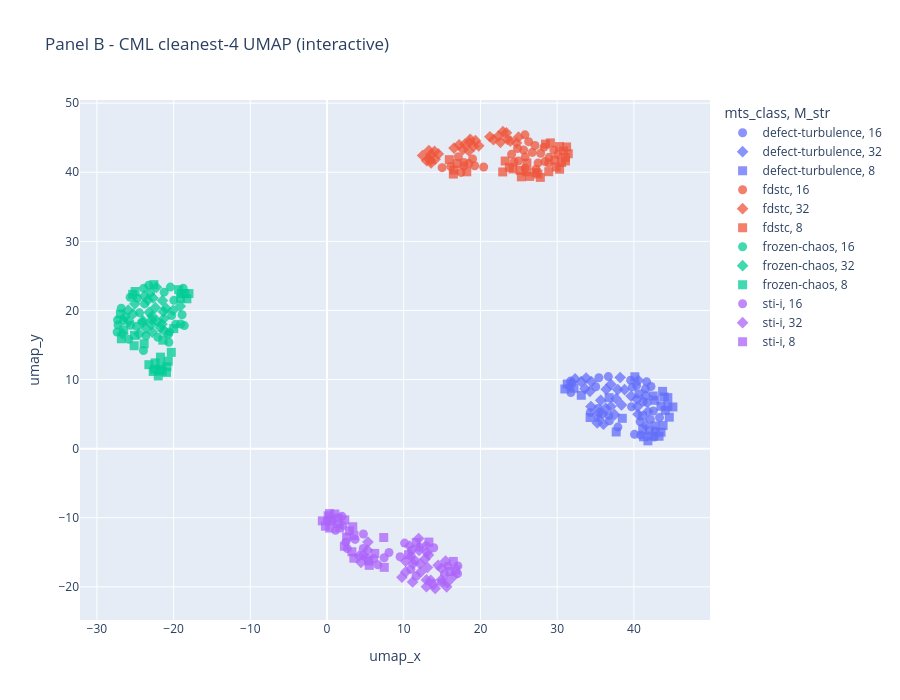

The notebook cell this image was saved under:
### Code cell
# interactive (exploration)
dfp = df_cml.assign(M_str=df_cml["M"].astype(str), instance_str=df_cml["instance"].astype(str))
fig = px.scatter(dfp, x="umap_x", y="umap_y", color="mts_class", symbol="M_str",
                 hover_data={"M": True, "T": True, "instance_str": True, "M_str": False,
                             "umap_x": ":.2f", "umap_y": ":.2f"},
                 title=f"Panel B - CML {SUBSET} UMAP (interactive)", width=900, height=700)
fig.update_traces(marker=dict(size=9, opacity=0.75)); fig.show()

### Figure 1 — Plotly figure (JSON) as saved in the notebook; plotly's stock layout.template omitted (floating-point values rounded to 4 significant figures)
{"data": [{"customdata": [[16, 1000, "0", "16"], [16, 1000, "1", "16"], [16, 1000, "2", "16"], [16, 1000, "3", "16"], [16, 1000, "4", "16"], [16, 1000, "5", "16"], [16, 1000, "6", "16"], [16, 1000, "7", "16"], [16, 1000, "8", "16"], [16, 1000, "9", "16"], [16, 2000, "0", "16"], [16, 2000, "1", "16"], [16, 2000, "2", "16"], [16, 2000, "3", "16"], [16, 2000, "4", "16"], [16, 2000, "5", "16"], [16, 2000, "6", "16"], [16, 2000, "7", "16"], [16, 2000, "8", "16"], [16, 2000, "9", "16"], [16, 500, "0", "16"], [16, 500, "1", "16"], [16, 500, "2", "16"], [16, 500, "3", "16"], [16, 500, "4", "16"], [16, 500, "5", "16"], [16, 500, "6", "16"], [16, 500, "7", "16"], [16, 500, "8", "16"], [16, 500, "9", "16"]], "hovertemplate": "mts_class=defect-turbulence<br>umap_x=%{x:.2f}<br>umap_y=%{y:.2f}<br>M=%{customdata[0]}<br>T=%{customdata[1]}<br>instance_str=%{customdata[2]}<extra></extra>", "legendgroup": "defect-turbulence, 16", "marker": {"color": "#636efa", "opacity": 0.75, "size": 9, "symbol": "circle"}, "mode": "markers", "name": "defect-turbulence, 16", "orientation": "v", "showlegend": true, "type": "scatter", "x": [39.8, 42.15, 39.7, 36.8, 40.35, 40.08, 40.8, 36.66, 37.91, 39.57, 40.89, 43.34, 42.53, 41.66, 42.22, 41.51, 42.65, 42.8, 41.2, 41.72, 31.62, 34.32, 35.34, 35.31, 35.02, 31.78, 35.43, 36.72, 31.75, 31.95], "xaxis": "x", "y": [8.939, 4.237, 6.064, 4.045, 9.153, 2.078, 3.925, 10.43, 3.127, 9.918, 1.979, 4.495, 5.452, 9.67, 8.997, 8.64, 1.681, 2.542, 6.781, 6.682, 8.941, 5.23, 4.454, 5.821, 8.968, 8.127, 10.27, 4.815, 9.782, 9.487], "yaxis": "y"}, {"customdata": [[32, 1000, "0", "32"], [32, 1000, "1", "32"], [32, 1000, "2", "32"], [32, 1000, "3", "32"], [32, 1000, "4", "32"], [32, 1000, "5", "32"], [32, 1000, "6", "32"], [32, 1000, "7", "32"], [32, 1000, "8", "32"], [32, 1000, "9", "32"], [32, 2000, "0", "32"], [32, 2000, "1", "32"], [32, 2000, "2", "32"], [32, 2000, "3", "32"], [32, 2000, "4", "32"], [32, 2000, "5", "32"], [32, 2000, "6", "32"], [32, 2000, "7", "32"], [32, 2000, "8", "32"], [32, 2000, "9", "32"], [32, 500, "0", "32"], [32, 500, "1", "32"], [32, 500, "2", "32"], [32, 500, "3", "32"], [32, 500, "4", "32"], [32, 500, "5", "32"], [32, 500, "6", "32"], [32, 500, "7", "32"], [32, 500, "8", "32"], [32, 500, "9", "32"]], "hovertemplate": "mts_class=defect-turbulence<br>umap_x=%{x:.2f}<br>umap_y=%{y:.2f}<br>M=%{customdata[0]}<br>T=%{customdata[1]}<br>instance_str=%{customdata[2]}<extra></extra>", "legendgroup": "defect-turbulence, 32", "marker": {"color": "#636efa", "opacity": 0.75, "size": 9, "symbol": "diamond"}, "mode": "markers", "name": "defect-turbulence, 32", "orientation": "v", "showlegend": true, "type": "scatter", "x": [38.38, 36.99, 37.89, 35.46, 36.03, 36.31, 37.48, 36.99, 36.39, 37.68, 41.82, 39.64, 40.54, 41.55, 41.54, 38.21, 40.56, 40.39, 40.48, 38.78, 34.4, 33.77, 34.27, 35.91, 32.33, 35.67, 33.62, 33.12, 35.22, 34.44], "xaxis": "x", "y": [6.338, 6.093, 8.547, 5.15, 3.549, 5.856, 4.916, 9.3, 8.59, 7.237, 5.382, 7.612, 4.983, 3.339, 7.665, 10.3, 9.89, 7.158, 6.089, 8.558, 6.097, 10.21, 8.294, 5.03, 10.09, 7.0, 8.683, 9.7, 3.723, 9.713], "yaxis": "y"}, {"customdata": [[8, 1000, "0", "8"], [8, 1000, "1", "8"], [8, 1000, "2", "8"], [8, 1000, "3", "8"], [8, 1000, "4", "8"], [8, 1000, "5", "8"], [8, 1000, "6", "8"], [8, 1000, "7", "8"], [8, 1000, "8", "8"], [8, 1000, "9", "8"], [8, 2000, "0", "8"], [8, 2000, "1", "8"], [8, 2000, "2", "8"], [8, 2000, "3", "8"], [8, 2000, "4", "8"], [8, 2000, "5", "8"], [8, 2000, "6", "8"], [8, 2000, "7", "8"], [8, 2000, "8", "8"], [8, 2000, "9", "8"], [8, 500, "0", "8"], [8, 500, "1", "8"], [8, 500, "2", "8"], [8, 500, "3", "8"], [8, 500, "4", "8"], [8, 500, "5", "8"], [8, 500, "6", "8"], [8, 500, "7", "8"], [8, 500, "8", "8"], [8, 500, "9", "8"]], "hovertemplate": "mts_class=defect-turbulence<br>umap_x=%{x:.2f}<br>umap_y=%{y:.2f}<br>M=%{customdata[0]}<br>T=%{customdata[1]}<br>instance_str=%{customdata[2]}<extra></extra>", "legendgroup": "defect-turbulence, 8", "marker": {"color": "#636efa", "opacity": 0.75, "size": 9, "symbol": "square"}, "mode": "markers", "name": "defect-turbulence, 8", "orientation": "v", "showlegend": true, "type": "scatter", "x": [42.76, 43.52, 42.38, 41.82, 32.19, 42.75, 43.54, 40.12, 41.11, 42.5, 45.08, 44.09, 43.73, 43.8, 44.43, 43.28, 44.61, 41.26, 43.96, 44.42, 31.31, 41.14, 33.14, 36.76, 42.03, 31.0, 38.49, 37.69, 34.29, 40.66], "xaxis": "x", "y": [7.006, 6.144, 1.84, 1.131, 8.751, 3.296, 2.374, 10.41, 4.732, 7.626, 6.034, 5.544, 8.293, 3.341, 6.098, 1.799, 4.559, 1.711, 7.479, 7.386, 9.364, 2.834, 7.728, 7.378, 2.569, 8.638, 4.395, 2.42, 4.51, 7.931], "yaxis": "y"}, {"customdata": [[16, 1000, "0", "16"], [16, 1000, "1", "16"], [16, 1000, "2", "16"], [16, 1000, "3", "16"], [16, 1000, "4", "16"], [16, 1000, "5", "16"], [16, 1000, "6", "16"], [16, 1000, "7", "16"], [16, 1000, "8", "16"], [16, 1000, "9", "16"], [16, 2000, "0", "16"], [16, 2000, "1", "16"], [16, 2000, "2", "16"], [16, 2000, "3", "16"], [16, 2000, "4", "16"], [16, 2000, "5", "16"], [16, 2000, "6", "16"], [16, 2000, "7", "16"], [16, 2000, "8", "16"], [16, 2000, "9", "16"], [16, 500, "0", "16"], [16, 500, "1", "16"], [16, 500, "2", "16"], [16, 500, "3", "16"], [16, 500, "4", "16"], [16, 500, "5", "16"], [16, 500, "6", "16"], [16, 500, "7", "16"], [16, 500, "8", "16"], [16, 500, "9", "16"]], "hovertemplate": "mts_class=fdstc<br>umap_x=%{x:.2f}<br>umap_y=%{y:.2f}<br>M=%{customdata[0]}<br>T=%{customdata[1]}<br>instance_str=%{customdata[2]}<extra></extra>", "legendgroup": "fdstc, 16", "marker": {"color": "#EF553B", "opacity": 0.75, "size": 9, "symbol": "circle"}, "mode": "markers", "name": "fdstc, 16", "orientation": "v", "showlegend": true, "type": "scatter", "x": [24.38, 25.82, 26.75, 26.28, 24.82, 24.05, 27.1, 25.62, 24.92, 25.82, 29.57, 25.8, 27.51, 27.23, 28.28, 27.84, 28.95, 28.4, 28.88, 30.09, 17.12, 16.13, 18.97, 17.85, 19.24, 18.48, 17.83, 20.41, 15.0, 17.48], "xaxis": "x", "y": [41.49, 40.6, 42.87, 44.43, 43.44, 42.61, 43.88, 43.21, 41.63, 42.19, 43.2, 45.41, 41.36, 40.44, 43.63, 42.74, 42.16, 41.54, 41.34, 42.57, 42.25, 40.84, 41.93, 41.41, 40.94, 41.26, 40.91, 40.76, 40.67, 39.98], "yaxis": "y"}, {"customdata": [[32, 1000, "0", "32"], [32, 1000, "1", "32"], [32, 1000, "2", "32"], [32, 1000, "3", "32"], [32, 1000, "4", "32"], [32, 1000, "5", "32"], [32, 1000, "6", "32"], [32, 1000, "7", "32"], [32, 1000, "8", "32"], [32, 1000, "9", "32"], [32, 2000, "0", "32"], [32, 2000, "1", "32"], [32, 2000, "2", "32"], [32, 2000, "3", "32"], [32, 2000, "4", "32"], [32, 2000, "5", "32"], [32, 2000, "6", "32"], [32, 2000, "7", "32"], [32, 2000, "8", "32"], [32, 2000, "9", "32"], [32, 500, "0", "32"], [32, 500, "1", "32"], [32, 500, "2", "32"], [32, 500, "3", "32"], [32, 500, "4", "32"], [32, 500, "5", "32"], [32, 500, "6", "32"], [32, 500, "7", "32"], [32, 500, "8", "32"], [32, 500, "9", "32"]], "hovertemplate": "mts_class=fdstc<br>umap_x=%{x:.2f}<br>umap_y=%{y:.2f}<br>M=%{customdata[0]}<br>T=%{customdata[1]}<br>instance_str=%{customdata[2]}<extra></extra>", "legendgroup": "fdstc, 32", "marker": {"color": "#EF553B", "opacity": 0.75, "size": 9, "symbol": "diamond"}, "mode": "markers", "name": "fdstc, 32", "orientation": "v", "showlegend": true, "type": "scatter", "x": [19.77, 18.66, 17.21, 19.1, 18.49, 16.55, 18.57, 19.35, 17.94, 17.72, 22.92, 21.69, 23.38, 23.51, 24.95, 23.89, 22.6, 24.7, 22.36, 21.22, 14.5, 13.56, 14.01, 13.27, 13.51, 12.45, 13.54, 12.99, 13.27, 14.09], "xaxis": "x", "y": [43.83, 44.76, 43.95, 43.76, 43.08, 43.5, 44.33, 44.57, 44.06, 43.3, 45.88, 44.72, 45.71, 44.77, 45.08, 44.52, 44.33, 44.24, 45.25, 45.14, 42.65, 41.35, 43.02, 41.97, 41.7, 42.43, 42.54, 41.67, 43.14, 41.88], "yaxis": "y"}, {"customdata": [[8, 1000, "0", "8"], [8, 1000, "1", "8"], [8, 1000, "2", "8"], [8, 1000, "3", "8"], [8, 1000, "4", "8"], [8, 1000, "5", "8"], [8, 1000, "6", "8"], [8, 1000, "7", "8"], [8, 1000, "8", "8"], [8, 1000, "9", "8"], [8, 2000, "0", "8"], [8, 2000, "1", "8"], [8, 2000, "2", "8"], [8, 2000, "3", "8"], [8, 2000, "4", "8"], [8, 2000, "5", "8"], [8, 2000, "6", "8"], [8, 2000, "7", "8"], [8, 2000, "8", "8"], [8, 2000, "9", "8"], [8, 500, "0", "8"], [8, 500, "1", "8"], [8, 500, "2", "8"], [8, 500, "3", "8"], [8, 500, "4", "8"], [8, 500, "5", "8"], [8, 500, "6", "8"], [8, 500, "7", "8"], [8, 500, "8", "8"], [8, 500, "9", "8"]], "hovertemplate": "mts_class=fdstc<br>umap_x=%{x:.2f}<br>umap_y=%{y:.2f}<br>M=%{customdata[0]}<br>T=%{customdata[1]}<br>instance_str=%{customdata[2]}<extra></extra>", "legendgroup": "fdstc, 8", "marker": {"color": "#EF553B", "opacity": 0.75, "size": 9, "symbol": "square"}, "mode": "markers", "name": "fdstc, 8", "orientation": "v", "showlegend": true, "type": "scatter", "x": [26.01, 30.31, 26.05, 28.47, 27.8, 27.22, 26.4, 23.76, 29.11, 30.3, 30.82, 30.58, 31.08, 27.48, 28.9, 31.05, 31.44, 31.22, 29.88, 29.68, 16.95, 16.46, 25.33, 15.94, 16.55, 25.17, 24.23, 23.22, 18.21, 22.89], "xaxis": "x", "y": [40.07, 40.44, 41.34, 44.08, 39.26, 39.98, 39.4, 40.72, 44.25, 43.72, 43.08, 41.42, 41.64, 39.75, 40.08, 42.13, 42.68, 43.66, 40.77, 41.77, 41.25, 39.74, 39.34, 41.82, 40.32, 40.26, 40.48, 41.63, 40.07, 40.05], "yaxis": "y"}, {"customdata": [[16, 1000, "0", "16"], [16, 1000, "1", "16"], [16, 1000, "2", "16"], [16, 1000, "3", "16"], [16, 1000, "4", "16"], [16, 1000, "5", "16"], [16, 1000, "6", "16"], [16, 1000, "7", "16"], [16, 1000, "8", "16"], [16, 1000, "9", "16"], [16, 2000, "0", "16"], [16, 2000, "1", "16"], [16, 2000, "2", "16"], [16, 2000, "3", "16"], [16, 2000, "4", "16"], [16, 2000, "5", "16"], [16, 2000, "6", "16"], [16, 2000, "7", "16"], [16, 2000, "8", "16"], [16, 2000, "9", "16"], [16, 500, "0", "16"], [16, 500, "1", "16"], [16, 500, "2", "16"], [16, 500, "3", "16"], [16, 500, "4", "16"], [16, 500, "5", "16"], [16, 500, "6", "16"], [16, 500, "7", "16"], [16, 500, "8", "16"], [16, 500, "9", "16"]], "hovertemplate": "mts_class=frozen-chaos<br>umap_x=%{x:.2f}<br>umap_y=%{y:.2f}<br>M=%{customdata[0]}<br>T=%{customdata[1]}<br>instance_str=%{customdata[2]}<extra></extra>", "legendgroup": "frozen-chaos, 16", "marker": {"color": "#00cc96", "opacity": 0.75, "size": 9, "symbol": "circle"}, "mode": "markers", "name": "frozen-chaos, 16", "orientation": "v", "showlegend": true, "type": "scatter", "x": [-18.76, -25.61, -23.78, -23.61, -24.73, -18.61, -25.67, -23.0, -21.24, -27.25, -24.83, -22.05, -23.24, -25.84, -20.26, -20.43, -20.62, -27.37, -24.45, -20.55, -19.08, -26.52, -19.97, -26.83, -19.74, -20.7, -18.9, -23.89, -27.31, -23.93], "xaxis": "x", "y": [23.22, 17.86, 20.95, 16.34, 21.76, 17.81, 21.92, 22.58, 22.65, 17.9, 17.72, 16.13, 23.63, 15.84, 19.27, 23.38, 15.39, 16.88, 19.66, 16.89, 18.04, 18.53, 21.47, 20.33, 18.0, 16.57, 19.39, 23.22, 18.64, 14.21], "yaxis": "y"}, {"customdata": [[32, 1000, "0", "32"], [32, 1000, "1", "32"], [32, 1000, "2", "32"], [32, 1000, "3", "32"], [32, 1000, "4", "32"], [32, 1000, "5", "32"], [32, 1000, "6", "32"], [32, 1000, "7", "32"], [32, 1000, "8", "32"], [32, 1000, "9", "32"], [32, 2000, "0", "32"], [32, 2000, "1", "32"], [32, 2000, "2", "32"], [32, 2000, "3", "32"], [32, 2000, "4", "32"], [32, 2000, "5", "32"], [32, 2000, "6", "32"], [32, 2000, "7", "32"], [32, 2000, "8", "32"], [32, 2000, "9", "32"], [32, 500, "0", "32"], [32, 500, "1", "32"], [32, 500, "2", "32"], [32, 500, "3", "32"], [32, 500, "4", "32"], [32, 500, "5", "32"], [32, 500, "6", "32"], [32, 500, "7", "32"], [32, 500, "8", "32"], [32, 500, "9", "32"]], "hovertemplate": "mts_class=frozen-chaos<br>umap_x=%{x:.2f}<br>umap_y=%{y:.2f}<br>M=%{customdata[0]}<br>T=%{customdata[1]}<br>instance_str=%{customdata[2]}<extra></extra>", "legendgroup": "frozen-chaos, 32", "marker": {"color": "#00cc96", "opacity": 0.75, "size": 9, "symbol": "diamond"}, "mode": "markers", "name": "frozen-chaos, 32", "orientation": "v", "showlegend": true, "type": "scatter", "x": [-25.85, -22.16, -19.13, -24.03, -23.19, -22.79, -26.68, -24.52, -22.82, -25.05, -22.9, -21.25, -23.35, -21.24, -21.46, -23.82, -22.81, -22.24, -20.07, -21.71, -21.53, -23.66, -22.39, -21.34, -22.69, -24.02, -20.98, -25.29, -25.92, -26.36], "xaxis": "x", "y": [18.46, 18.45, 20.63, 18.26, 19.74, 16.88, 16.65, 16.62, 18.64, 20.96, 17.96, 18.84, 21.51, 17.08, 21.43, 22.09, 19.18, 23.35, 20.03, 17.48, 18.01, 17.47, 20.41, 19.82, 21.81, 18.52, 20.3, 19.49, 20.04, 19.09], "yaxis": "y"}, {"customdata": [[8, 1000, "0", "8"], [8, 1000, "1", "8"], [8, 1000, "2", "8"], [8, 1000, "3", "8"], [8, 1000, "4", "8"], [8, 1000, "5", "8"], [8, 1000, "6", "8"], [8, 1000, "7", "8"], [8, 1000, "8", "8"], [8, 1000, "9", "8"], [8, 2000, "0", "8"], [8, 2000, "1", "8"], [8, 2000, "2", "8"], [8, 2000, "3", "8"], [8, 2000, "4", "8"], [8, 2000, "5", "8"], [8, 2000, "6", "8"], [8, 2000, "7", "8"], [8, 2000, "8", "8"], [8, 2000, "9", "8"], [8, 500, "0", "8"], [8, 500, "1", "8"], [8, 500, "2", "8"], [8, 500, "3", "8"], [8, 500, "4", "8"], [8, 500, "5", "8"], [8, 500, "6", "8"], [8, 500, "7", "8"], [8, 500, "8", "8"], [8, 500, "9", "8"]], "hovertemplate": "mts_class=frozen-chaos<br>umap_x=%{x:.2f}<br>umap_y=%{y:.2f}<br>M=%{customdata[0]}<br>T=%{customdata[1]}<br>instance_str=%{customdata[2]}<extra></extra>", "legendgroup": "frozen-chaos, 8", "marker": {"color": "#00cc96", "opacity": 0.75, "size": 9, "symbol": "square"}, "mode": "markers", "name": "frozen-chaos, 8", "orientation": "v", "showlegend": true, "type": "scatter", "x": [-21.83, -26.81, -20.7, -18.97, -19.1, -21.47, -22.57, -25.15, -22.5, -20.87, -20.93, -18.55, -22.66, -25.02, -25.1, -18.0, -22.01, -21.41, -21.72, -23.23, -22.42, -23.84, -26.5, -26.94, -20.3, -21.66, -19.35, -19.98, -25.33, -18.27], "xaxis": "x", "y": [11.44, 15.9, 12.67, 22.45, 21.77, 11.22, 23.74, 14.9, 11.51, 11.85, 11.04, 22.45, 11.17, 22.74, 16.4, 22.44, 10.53, 15.7, 13.25, 12.16, 12.42, 15.18, 17.2, 19.48, 13.94, 12.0, 23.01, 17.38, 22.34, 21.69], "yaxis": "y"}, {"customdata": [[16, 1000, "0", "16"], [16, 1000, "1", "16"], [16, 1000, "2", "16"], [16, 1000, "3", "16"], [16, 1000, "4", "16"], [16, 1000, "5", "16"], [16, 1000, "6", "16"], [16, 1000, "7", "16"], [16, 1000, "8", "16"], [16, 1000, "9", "16"], [16, 2000, "0", "16"], [16, 2000, "1", "16"], [16, 2000, "2", "16"], [16, 2000, "3", "16"], [16, 2000, "4", "16"], [16, 2000, "5", "16"], [16, 2000, "6", "16"], [16, 2000, "7", "16"], [16, 2000, "8", "16"], [16, 2000, "9", "16"], [16, 500, "0", "16"], [16, 500, "1", "16"], [16, 500, "2", "16"], [16, 500, "3", "16"], [16, 500, "4", "16"], [16, 500, "5", "16"], [16, 500, "6", "16"], [16, 500, "7", "16"], [16, 500, "8", "16"], [16, 500, "9", "16"]], "hovertemplate": "mts_class=sti-i<br>umap_x=%{x:.2f}<br>umap_y=%{y:.2f}<br>M=%{customdata[0]}<br>T=%{customdata[1]}<br>instance_str=%{customdata[2]}<extra></extra>", "legendgroup": "sti-i, 16", "marker": {"color": "#ab63fa", "opacity": 0.75, "size": 9, "symbol": "circle"}, "mode": "markers", "name": "sti-i, 16", "orientation": "v", "showlegend": true, "type": "scatter", "x": [3.659, 4.74, 13.91, 11.44, 12.9, 15.73, 4.715, 6.084, 10.98, 14.93, 1.944, 7.44, 4.7, 1.103, 2.456, 0.03053, 2.644, 11.0, 2.06, 12.03, 10.11, 17.05, 11.61, 17.01, 5.107, 9.519, 15.32, 6.621, 10.92, 8.071], "xaxis": "x", "y": [-13.13, -12.34, -14.33, -16.19, -14.03, -17.0, -14.43, -15.93, -15.55, -19.33, -9.789, -15.78, -15.46, -11.81, -13.49, -10.31, -14.46, -14.69, -11.16, -14.27, -13.66, -16.96, -18.42, -18.08, -15.74, -15.64, -18.16, -16.81, -17.45, -15.02], "yaxis": "y"}, {"customdata": [[32, 1000, "0", "32"], [32, 1000, "1", "32"], [32, 1000, "2", "32"], [32, 1000, "3", "32"], [32, 1000, "4", "32"], [32, 1000, "5", "32"], [32, 1000, "6", "32"], [32, 1000, "7", "32"], [32, 1000, "8", "32"], [32, 1000, "9", "32"], [32, 2000, "0", "32"], [32, 2000, "1", "32"], [32, 2000, "2", "32"], [32, 2000, "3", "32"], [32, 2000, "4", "32"], [32, 2000, "5", "32"], [32, 2000, "6", "32"], [32, 2000, "7", "32"], [32, 2000, "8", "32"], [32, 2000, "9", "32"], [32, 500, "0", "32"], [32, 500, "1", "32"], [32, 500, "2", "32"], [32, 500, "3", "32"], [32, 500, "4", "32"], [32, 500, "5", "32"], [32, 500, "6", "32"], [32, 500, "7", "32"], [32, 500, "8", "32"], [32, 500, "9", "32"]], "hovertemplate": "mts_class=sti-i<br>umap_x=%{x:.2f}<br>umap_y=%{y:.2f}<br>M=%{customdata[0]}<br>T=%{customdata[1]}<br>instance_str=%{customdata[2]}<extra></extra>", "legendgroup": "sti-i, 32", "marker": {"color": "#ab63fa", "opacity": 0.75, "size": 9, "symbol": "diamond"}, "mode": "markers", "name": "sti-i, 32", "orientation": "v", "showlegend": true, "type": "scatter", "x": [4.423, 4.184, 14.9, 15.45, 5.326, 14.09, 13.84, 16.41, 10.25, 13.03, 14.9, 13.22, 12.0, 12.77, 5.284, 10.25, 11.2, 10.76, 11.94, 13.08, 12.95, 9.756, 12.96, 12.13, 12.2, 13.52, 14.48, 15.68, 15.59, 11.15], "xaxis": "x", "y": [-16.44, -15.5, -18.96, -16.26, -13.52, -20.22, -19.65, -18.53, -16.3, -14.99, -17.31, -15.38, -14.72, -15.95, -14.7, -17.84, -16.66, -14.09, -13.01, -17.2, -19.98, -18.61, -18.99, -16.67, -17.85, -19.07, -16.88, -19.37, -19.99, -19.28], "yaxis": "y"}, {"customdata": [[8, 1000, "0", "8"], [8, 1000, "1", "8"], [8, 1000, "2", "8"], [8, 1000, "3", "8"], [8, 1000, "4", "8"], [8, 1000, "5", "8"], [8, 1000, "6", "8"], [8, 1000, "7", "8"], [8, 1000, "8", "8"], [8, 1000, "9", "8"], [8, 2000, "0", "8"], [8, 2000, "1", "8"], [8, 2000, "2", "8"], [8, 2000, "3", "8"], [8, 2000, "4", "8"], [8, 2000, "5", "8"], [8, 2000, "6", "8"], [8, 2000, "7", "8"], [8, 2000, "8", "8"], [8, 2000, "9", "8"], [8, 500, "0", "8"], [8, 500, "1", "8"], [8, 500, "2", "8"], [8, 500, "3", "8"], [8, 500, "4", "8"], [8, 500, "5", "8"], [8, 500, "6", "8"], [8, 500, "7", "8"], [8, 500, "8", "8"], [8, 500, "9", "8"]], "hovertemplate": "mts_class=sti-i<br>umap_x=%{x:.2f}<br>umap_y=%{y:.2f}<br>M=%{customdata[0]}<br>T=%{customdata[1]}<br>instance_str=%{customdata[2]}<extra></extra>", "legendgroup": "sti-i, 8", "marker": {"color": "#ab63fa", "opacity": 0.75, "size": 9, "symbol": "square"}, "mode": "markers", "name": "sti-i, 8", "orientation": "v", "showlegend": true, "type": "scatter", "x": [0.6269, 1.461, 7.386, 1.403, 16.77, 5.497, 2.916, -0.6188, 5.423, 3.506, -0.2121, 16.03, 2.308, 3.351, 0.3138, 2.26, 3.486, 0.3347, 13.27, 11.63, 6.219, 2.548, 0.4616, 1.604, 1.025, 0.1393, 7.459, 16.46, 3.237, 10.62], "xaxis": "x", "y": [-10.31, -10.01, -12.86, -10.86, -17.57, -16.88, -11.91, -10.45, -16.26, -12.57, -11.22, -17.79, -10.3, -11.3, -9.395, -14.12, -15.85, -11.49, -13.51, -13.59, -15.15, -12.81, -10.48, -11.47, -9.457, -9.713, -17.17, -16.32, -14.92, -15.34], "yaxis": "y"}], "layout": {"height": 700, "legend": {"title": {"text": "mts_class, M_str"}, "tracegroupgap": 0}, "title": {"text": "Panel B - CML cleanest-4 UMAP (interactive)"}, "width": 900, "xaxis": {"anchor": "y", "domain": [0, 1], "title": {"text": "umap_x"}}, "yaxis": {"anchor": "x", "domain": [0, 1], "title": {"text": "umap_y"}}}}
